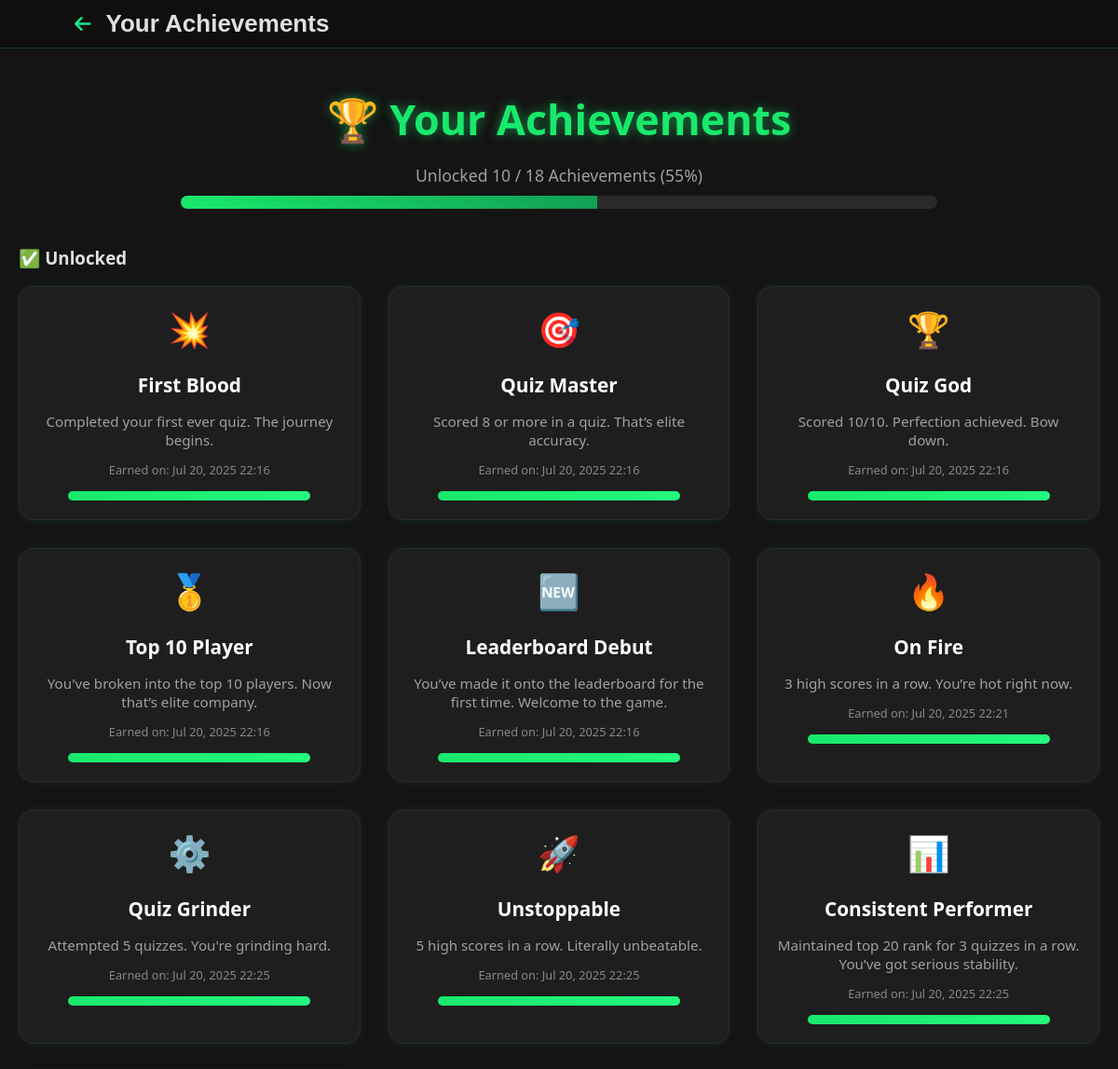
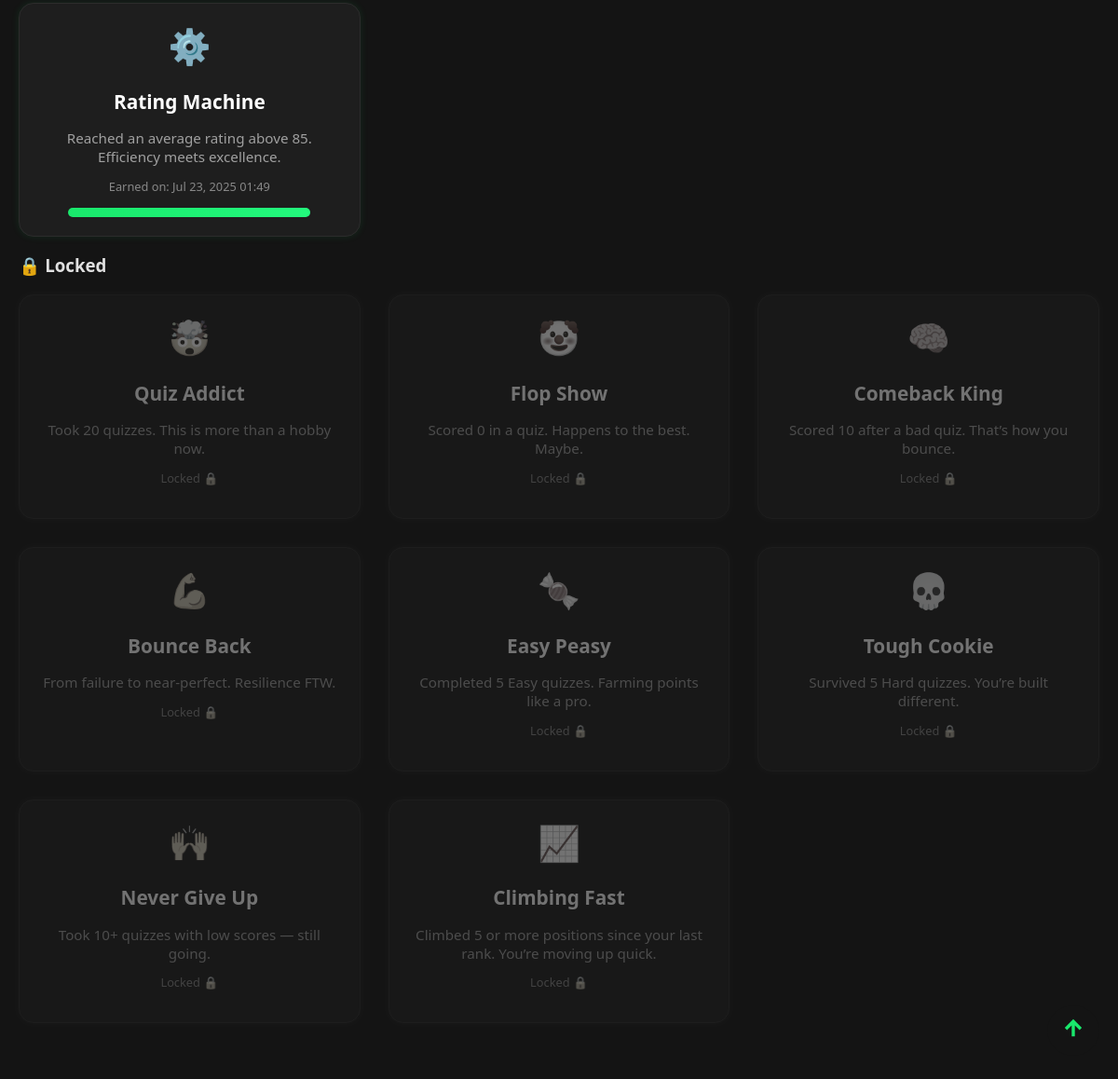
/achievements/my/ (signed in), run on the app's committed database (2 pictures, top to bottom).
### achievements/models.py (models this page shows, shortened)
class UserAchievement(models.Model):
    user = models.ForeignKey(settings.AUTH_USER_MODEL, on_delete=models.CASCADE)
    achievement = models.ForeignKey(Achievement, on_delete=models.CASCADE)
    date_awarded = models.DateTimeField(auto_now_add=True)

class Achievement(models.Model):
    name = models.CharField(max_length=100)
    description = models.TextField()
    icon = models.CharField(max_length=10, default="🏆")  # emoji or class
    users = models.ManyToManyField(settings.AUTH_USER_MODEL, through='UserAchievement', related_name='achievements')

### achievements/views.py (the view)
# urls.py: path('my/', views.user_achievements, name='user_achievements'),
def user_achievements(request):
    total_achievements = Achievement.objects.count()
    unlocked_achievements = UserAchievement.objects.filter(user=request.user).select_related('achievement')
    unlocked_ids = [ua.achievement.id for ua in unlocked_achievements]
    locked_achievements = Achievement.objects.exclude(id__in=unlocked_ids)
    unlocked_count = len(unlocked_achievements)
    unlocked_percent = int((unlocked_count / total_achievements) * 100) if total_achievements > 0 else 0
    context = {
        'unlocked_achievements': unlocked_achievements,
        'locked_achievements': locked_achievements,
        'unlocked_count': unlocked_count,
        'unlocked_percent': unlocked_percent,
        'total_achievements': total_achievements,
    }
    return render(request, 'achievements/user_achievements.html', context)

### achievements/templates/achievements/user_achievements.html (shortened to what this page needs)
 {% load static %}
<!DOCTYPE html>
<html lang="en">
<head>
  <link rel="stylesheet" href="{% static 'achievements/achievements.css' %}">
  <link rel="stylesheet" href="https://cdnjs.cloudflare.com/ajax/libs/font-awesome/6.4.0/css/all.min.css">
</head>
<body>
  <header class="profile-page-header">
  <a href="javascript:history.back()" class="back-btn" aria-label="Go back">
  <i class="fas fa-arrow-left"></i>
</a>
  <h1 class="header-title">Your Achievements</h1>
</header>
<section class="achievements-section">
  <h2 class="achievements-heading">🏆 Your Achievements</h2>
  <p class="overall-progress-text">
    Unlocked {{ unlocked_count }} / {{ total_achievements }} Achievements ({{ unlocked_percent }}%)
  </p>
  <div class="overall-progress-container">
    <div class="overall-progress-bar" style="width: {{ unlocked_percent }}%;"></div>
  </div>
  {% if unlocked_achievements %}
    <h3 class="subsection-heading">✅ Unlocked</h3>
    <div class="achievements-grid">
      {% for ua in unlocked_achievements %}
        <div class="achievement-card">
          <div class="achievement-icon">{{ ua.achievement.icon|default:"🌟" }}</div>
          <h3 class="achievement-title">{{ ua.achievement.name }}</h3>
          <p class="achievement-desc">{{ ua.achievement.description }}</p>
          <p class="achievement-date">Earned on: {{ ua.date_awarded|date:"M d, Y H:i" }}</p>
          <div class="progress-container">
            <div class="progress-bar" style="width: {{ ua.progress|default_if_none:100 }}%;"></div>
          </div>
        </div>
      {% endfor %}
    </div>
  {% endif %}
  {% if locked_achievements %}
    <h3 class="subsection-heading">🔒 Locked</h3>
    <div class="achievements-grid">
      {% for ach in locked_achievements %}
        <div class="achievement-card locked">
          <div class="achievement-icon">{{ ach.icon|default:"🌟" }}</div>
          <h3 class="achievement-title">{{ ach.name }}</h3>
          <p class="achievement-desc">{{ ach.description }}</p>
          <p class="achievement-date">Locked 🔒</p>
        </div>
      {% endfor %}
    </div>
  {% endif %}
</section>
<button id="scrollToTopBtn" class="back-to-top">
          <svg xmlns="http://www.w3.org/2000/svg" height="24px" viewBox="0 -960 960 960" width="24px" fill="#19e86c"><path d="M412-114v-470L210-383l-96-97 366-366 366 366-96 98-202-202v470H412Z"/></svg>
        </button>
</body>
</html>

### achievements/static/achievements/achievements.css (style rules this page uses)
:root { --bg-dark: #141414; --green: #19e86c; --green-dark: #119f55; --card-dark: #1e1e1e; --text-main: #e0e0e0; --text-muted: #a0a0a0; --border-dark: #2c2c2c; }
* { box-sizing: border-box; }
body { margin: 0; padding: 0; display: flex; min-height: 100vh; background-color: var(--bg-dark); color: var(--text-main); font-family: 'Segoe UI', Tahoma, Geneva, Verdana, sans-serif; scroll-behavior: smooth; }
* { scrollbar-width: thin; scrollbar-color: #19e86c #1f1f1f; }
.profile-page-header { margin-top: 0; position: fixed; display: flex; align-items: center; gap: 16px; padding: 10px 80px 10px; background-color: #0f0f0f; border-bottom: 1px solid #19e68c33; z-index: 1000; width: 100%; }
.back-btn { color: #19e68c; font-size: 20px; text-decoration: none; transition: color 0.2s ease; }
.header-title { color: #e0e0e0; font-size: 26px; font-weight: 600; margin: 0; font-family: 'Rajdhani', sans-serif; }
.achievements-section { flex: 1; margin: 60px auto; padding: 0 20px; }
.achievements-heading { font-size: 2.8rem; text-align: center; margin-bottom: 10px; color: var(--green); text-shadow: 0 0 12px #19e86c88; }
.overall-progress-text { text-align: center; font-size: 1.1rem; color: var(--text-muted); margin-bottom: 10px; }
.overall-progress-container { width: 70%; margin: 0 auto 40px; background: #2a2a2a; border-radius: 20px; overflow: hidden; height: 14px; }
.overall-progress-bar { height: 100%; background: linear-gradient(to right, var(--green), var(--green-dark)); transition: width 0.4s ease-in-out; }
.achievements-grid { display: grid; grid-template-columns: repeat(auto-fit, minmax(280px, 1fr)); gap: 30px; }
.achievement-card { background-color: var(--card-dark); border: 1px solid var(--border-dark); border-radius: 16px; padding: 20px; transition: transform 0.3s, box-shadow 0.3s; position: relative; box-shadow: 0 0 8px rgba(25, 232, 108, 0.1); }
.locked { opacity: 0.4; filter: grayscale(90%); pointer-events: none; }
.achievement-icon { font-size: 2.3rem; text-align: center; margin-bottom: 10px; color: var(--green); }
.achievement-title { font-size: 1.3rem; font-weight: 600; text-align: center; color: #fff; margin-bottom: 6px; }
.achievement-desc { font-size: 0.95rem; color: var(--text-muted); text-align: center; margin-bottom: 12px; }
.achievement-date { font-size: 0.8rem; text-align: center; color: #888; margin-bottom: 14px; }
.progress-container { background-color: #2a2a2a; border-radius: 20px; overflow: hidden; height: 10px; margin: 0 auto; width: 80%; }
.progress-bar { height: 100%; background: linear-gradient(to right, var(--green), #23f97d); width: 100%; transition: width 0.4s ease-in-out; }
.back-to-top { position: fixed; bottom: 25px; right: 20px; padding: 12px 16px; font-size: 24px; background-color: #141414; border: none; border-radius: 50%; cursor: pointer; z-index: 1999; transition: transform 0.2s ease; }

### data on the page
UserAchievement: achievement.icon "💥", achievement.name "First Blood", achievement.description "Completed your first ever quiz. The journey begins.", date_awarded "Jul 20, 2025 22:16"
UserAchievement: achievement.icon "🎯", achievement.name "Quiz Master", achievement.description "Scored 8 or more in a quiz. That’s elite accuracy.", date_awarded "Jul 20, 2025 22:16"
UserAchievement: achievement.icon "🏆", achievement.name "Quiz God", achievement.description "Scored 10/10. Perfection achieved. Bow down.", date_awarded "Jul 20, 2025 22:16"
UserAchievement: achievement.icon "🥇", achievement.name "Top 10 Player", achievement.description "You've broken into the top 10 players. Now that’s elite company.", date_awarded "Jul 20, 2025 22:16"
UserAchievement: achievement.icon "🆕", achievement.name "Leaderboard Debut", achievement.description "You’ve made it onto the leaderboard for the first time. Welcome to the game.", date_awarded "Jul 20, 2025 22:16"
UserAchievement: achievement.icon "🔥", achievement.name "On Fire", achievement.description "3 high scores in a row. You’re hot right now.", date_awarded "Jul 20, 2025 22:21"
UserAchievement: achievement.icon "⚙️", achievement.name "Quiz Grinder", achievement.description "Attempted 5 quizzes. You're grinding hard.", date_awarded "Jul 20, 2025 22:25"
UserAchievement: achievement.icon "🚀", achievement.name "Unstoppable", achievement.description "5 high scores in a row. Literally unbeatable.", date_awarded "Jul 20, 2025 22:25"
UserAchievement: achievement.icon "📊", achievement.name "Consistent Performer", achievement.description "Maintained top 20 rank for 3 quizzes in a row. You’ve got serious stability.", date_awarded "Jul 20, 2025 22:25"
UserAchievement: achievement.icon "⚙️", achievement.name "Rating Machine", achievement.description "Reached an average rating above 85. Efficiency meets excellence.", date_awarded "Jul 23, 2025 01:49"
Achievement: icon "🤯", name "Quiz Addict", description "Took 20 quizzes. This is more than a hobby now."
Achievement: icon "🤡", name "Flop Show", description "Scored 0 in a quiz. Happens to the best. Maybe."
Achievement: icon "🧠", name "Comeback King", description "Scored 10 after a bad quiz. That’s how you bounce."
Achievement: icon "💪", name "Bounce Back", description "From failure to near-perfect. Resilience FTW."
Achievement: icon "🍬", name "Easy Peasy", description "Completed 5 Easy quizzes. Farming points like a pro."
Achievement: icon "💀", name "Tough Cookie", description "Survived 5 Hard quizzes. You’re built different."
Achievement: icon "🙌", name "Never Give Up", description "Took 10+ quizzes with low scores — still going."
Achievement: icon "📈", name "Climbing Fast", description "Climbed 5 or more positions since your last rank. You’re moving up quick."

### other printed values
{{ unlocked_count }} "10"
{{ total_achievements }} "18"
{{ unlocked_percent }} "55"
